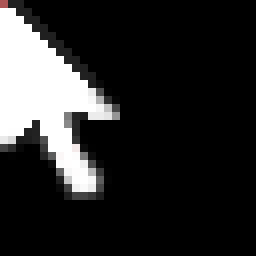
//> input picture C++20/MasterX/assets/images/cursor.bmp, 32 x 32 px (shown 8 times larger)
$ ./main ../MasterX/assets/images/about.bmp ../MasterX/assets/images/cursor.bmp ../MasterX/assets/images/cursor.bmp   (built with g++ and OpenCV 4)
//> lines starting //> are read from the running program, lines starting //| are printed output that depends on the picture
#include <algorithm>
#include <cctype>
#include <cstdlib>
#include <fstream>
#include <iostream>
#include <opencv2/opencv.hpp>
#include <ranges>
#include <string>
#include <string_view>
#include <type_traits>
#include <vector>

template <typename T>
concept PatternIndex = requires(T type) {
    { type.size() } -> std::convertible_to<size_t>;
    { type[0] };
};

template <typename T>
class Pattern {
    std::vector<T> chain;
    size_t repeat = 0;

  public:
    void push(const T &type) { chain.push_back(type); }
    // [32 lines left out: function echo, not called in this run]

    size_t size() const { return chain.size(); }
    T &at(size_t index) { return chain[index]; }

    void sort() {
        std::ranges::sort(chain);
    }

    // [6 lines left out: function shift, not called in this run]

    // use like
    // pattern.mutate([](std::string s){ if(!s.empty()) a[0] ^T= 0x0F; return s; });
    template <typename F>
    void mutate(F &&func) {
        std::ranges::transform(chain, chain.begin(), std::forward<F>(func));
    }
};

class PatternException : public std::runtime_error {
  public:
    PatternException(const std::string_view s) : std::runtime_error(std::string(s)) {}
};

template <PatternIndex T>
void read_stream(std::istream &out, Pattern<T> &pattern) {
    T type;
    while (out >> type) {
        pattern.push(type);
    }
//> in write_pattern_to_image, img is the input picture: 32 rows x 32 cols, CV_8UC3; mean B, G, R 41.3, 41.3, 41.4
}

template <PatternIndex T>
void read_file(const std::string &filename, Pattern<T> &pattern) {
    std::fstream file;
    file.open(filename, std::ios::in | std::ios::binary);
    if (!file.is_open())
        throw PatternException("Could not read file:\n");
    read_stream(file, pattern);
    file.close();
}

// map non random data to cv::Mat as pixels
// was just brainstorming some different ideas
template <PatternIndex T>
void map_pattern(cv::Mat &frame, Pattern<T> &pattern, cv::Mat &seed) {
    frame = cv::Mat::zeros(720, 1280, CV_8UC3);
    size_t v = 0;
    size_t repeat = 1;
    size_t off = 0;
    for (size_t z = 0; z < frame.rows; ++z) {
        for (size_t i = 0; i < frame.cols; ++i) {
            cv::Vec3b &pixel = frame.at<cv::Vec3b>(z, i);
            cv::Vec3b &pix_seed = seed.at<cv::Vec3b>(z, i);
            T tval = pattern.at(v % pattern.size());
            size_t index = 0;
            for (size_t j = 0; j <= 2 && j < tval.size(); ++j) {
                pixel[index++] ^= static_cast<unsigned char>((tval[j] ^ pix_seed[j]) % 256);
            }
            ++off;
            if (off > repeat) {
                ++v;
                ++repeat;
            }
        }
    }
//> this loop made 720 passes
//> (off, v, repeat) on passes 1 to 3: (1280, 1279, 1280), (2560, 2559, 2560), (3840, 3839, 3840)
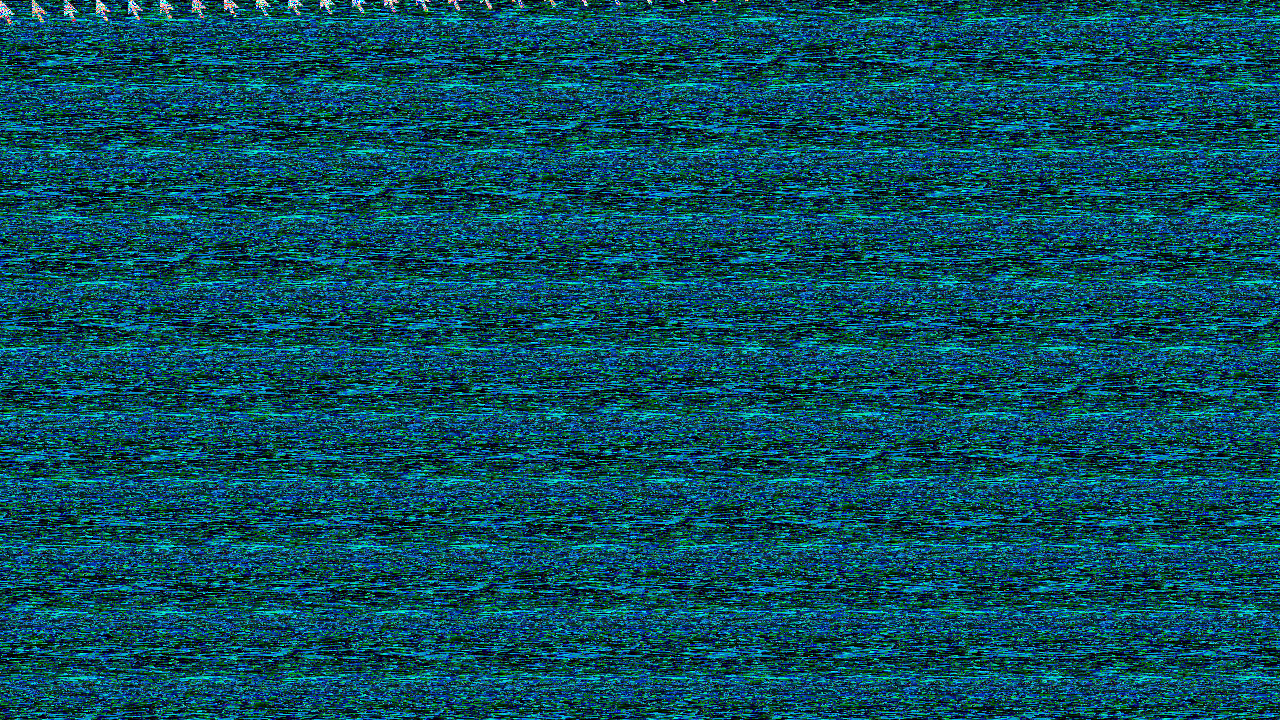
//> frame: 720 rows x 1280 cols, CV_8UC3; mean B, G, R 93.7, 78.2, 12.3
//> after the loop, off = 921600; v = 921599; repeat = 921600
}

template <PatternIndex T>
void write_pattern_to_image(std::string_view input_file, std::string_view output_file, Pattern<T> &pattern) {
    cv::Mat frame;
    cv::Mat img;
    // read exisitng data
    cv::imread(std::string(input_file), img);
    if (img.empty())
        throw PatternException("Could not open input image.");
    // modify with random file junk
    map_pattern<std::string>(frame, pattern, img);
    // write back out to file for next run
    cv::imwrite(std::string(output_file), frame);
    std::cout << "Wrote: " << output_file << " \n";
}

int main(int argc, char **argv) {
    Pattern<std::string> pattern;
    if (argc == 4) {
        try {
            read_file<std::string>(argv[1], pattern);
            write_pattern_to_image<std::string>(argv[2], argv[3], pattern);
        } catch (const std::runtime_error &e) {
            std::cerr << e.what() << "\n";
            return EXIT_FAILURE;
        }
    } else if (argc == 3) {
	    try {
		   read_stream<std::string>(std::cin, pattern);
		   write_pattern_to_image<std::string>(argv[1], argv[2], pattern);
	    } catch(const std::runtime_error &e) {
		    std::cerr << e.what() << "\n";
		    return EXIT_FAILURE;
	    }
    } else {
        try {
            read_stream<std::string>(std::cin, pattern);
            pattern.echo(std::cout, false);
        } catch (const std::runtime_error &e) {
            std::cerr << e.what() << "\n";
            return EXIT_FAILURE;
        }
    }
    return EXIT_SUCCESS;
}

$ run again, on C++20/MasterX/assets/images/hand.bmp
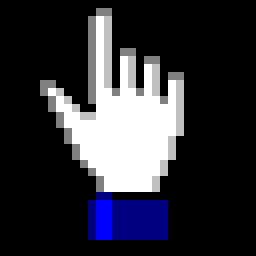
//> input picture C++20/MasterX/assets/images/hand.bmp, 32 x 32 px (shown 8 times larger)
//> in write_pattern_to_image, img is the input picture: 32 rows x 32 cols, CV_8UC3; mean B, G, R 56, 48.2, 48.2
//> the loop in map_pattern, `for (size_t z = 0; z < frame.rows; ++z)` made 720 passes
//> (off, v, repeat) on passes 1 to 3: (1280, 1279, 1280), (2560, 2559, 2560), (3840, 3839, 3840)
//> after the loop in map_pattern, `for (size_t z = 0; z < frame.rows; ++z)`:
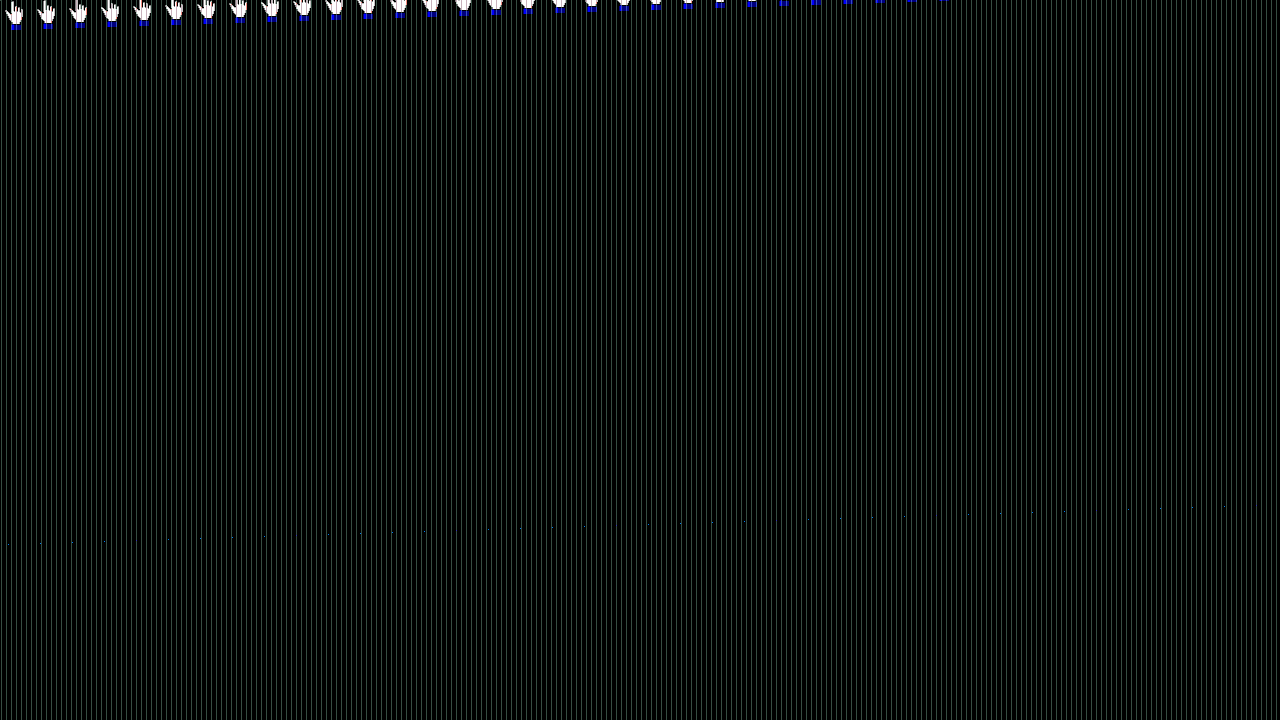
//> frame: 720 rows x 1280 cols, CV_8UC3; mean B, G, R 14.2, 16.1, 11.6
//> after the loop in map_pattern, `for (size_t z = 0; z < frame.rows; ++z)`: off = 921600; v = 921599; repeat = 921600
